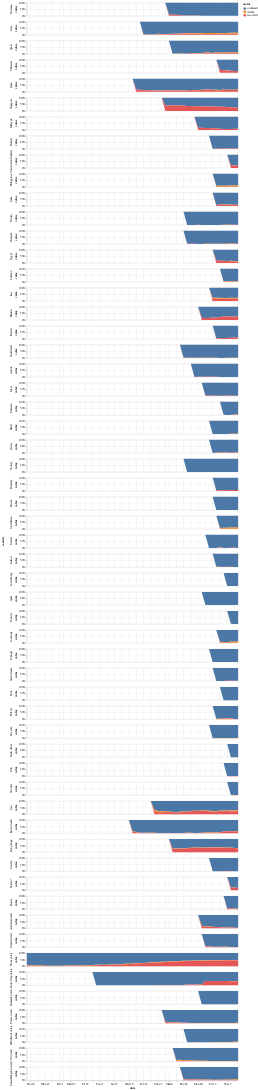

Notebook code cell kept with this figure:
### Code cell
#collapse
alt.Chart(df_melted).mark_area().encode(
    x="date:T",
    y=alt.Y("value:Q", stack="normalize"),
    color="status:N",
    row=alt.Row('country:N', sort=['Germany', 'Italy', 'Spain'])
).properties(height=50, width=800)

### Figure 1 — Vega-Lite specification as saved in the notebook (floating-point values rounded to 4 significant figures; data arrays with more than 128 entries replaced by an {"elided": "..."} marker saying what was removed)
{"$schema": "https://vega.github.io/schema/vega-lite/v3.4.0.json", "config": {"mark": {"tooltip": null}, "view": {"height": 300, "width": 400}}, "data": {"name": "data-f9e8e23dbaabcc9ee552834ea6c8346d"}, "datasets": {"data-f9e8e23dbaabcc9ee552834ea6c8346d": {"elided": "2085 records"}}, "encoding": {"color": {"field": "status", "type": "nominal"}, "row": {"field": "country", "sort": ["Germany", "Italy", "Spain"], "type": "nominal"}, "x": {"field": "date", "type": "temporal"}, "y": {"field": "value", "stack": "normalize", "type": "quantitative"}}, "height": 50, "mark": "area", "width": 800}
